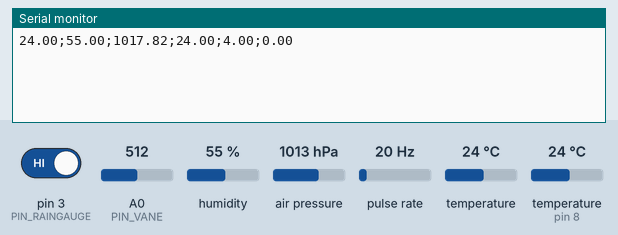
Simulated run of this sketch. Board: Arduino Uno, built with avr-gcc and run on an emulated ATmega328P. Parts: the last lines printed to the serial monitor. Wiring (inferred from the names in the program): pulse sensor: data pin 2. The inputs (shaded band) are chosen by the test bench; at power-on: humidity 55 %, air pressure 1013 hPa, pulse rate 20 Hz, A0 (PIN_VANE) = 512, pin 3 (PIN_RAINGAUGE) HIGH, temperature (sensor on pin 8) 24 °C, temperature 24 °C.

Above: at 1.2 s.
1.3 s: humidity set to 22 %
At 2.6 s:
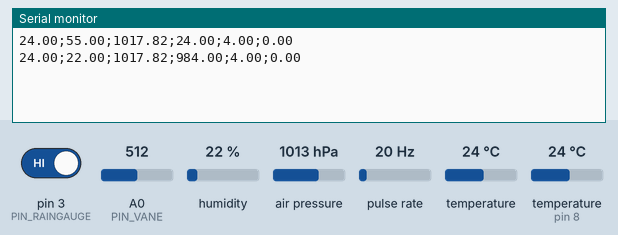
2.8 s: air pressure set to 952 hPa
At 4.2 s:
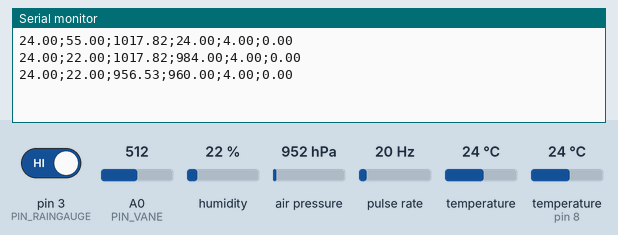
4.3 s: pulse rate (sensor on pin 2) set to 4 Hz
5.8 s: A0 (PIN_VANE) set to 716
At 7.0 s:
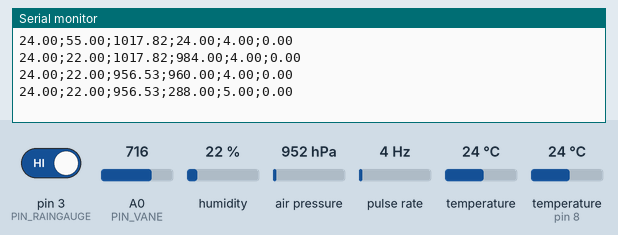
7.3 s: pin 3 (PIN_RAINGAUGE) driven LOW
At 8.6 s:
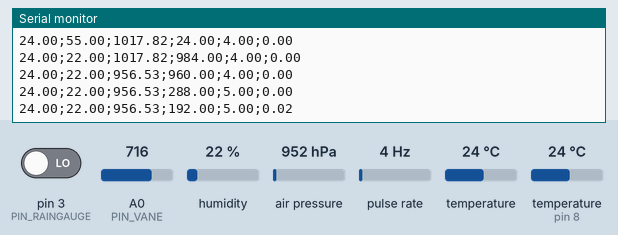
8.8 s: temperature (sensor on pin 8) set to 12 °C
At 10.7 s:
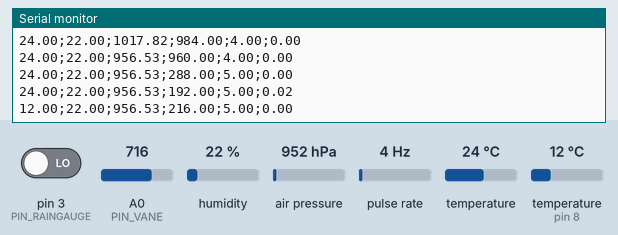
Timing chart, 0 to 11.3 s (numbered marks = the images above; inputs shaded):
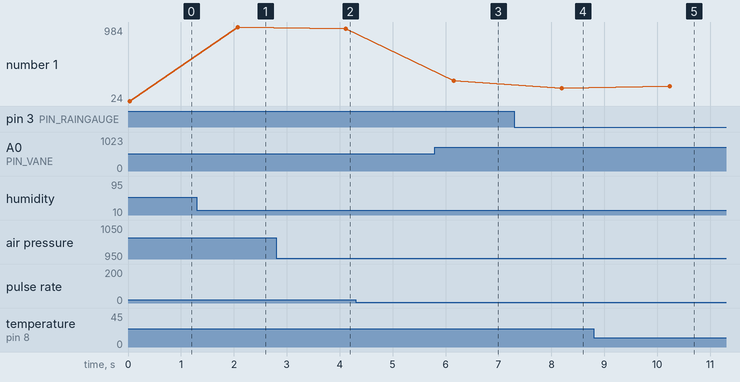

The sketch:

DaWeather_ArduinoProg.ino
```cpp
#include <LiquidCrystal.h>   // Importation de la librairie de l'ecran LCD
#include <SFE_BMP180.h>     // Importation de la librairie du capteur BMP180 (humidite et temperature)
#include <dht.h>           // Importation de la librairie du capteur DHT (pression atmospherique)
#include <Wire.h>         // Importation de la librairie des connecteurs de l'Arduino pour le capteurs de pression

#define DHT22_PIN       8      // Pin Digital 8 - Pression
#define PIN_ANEMOMETER  2      // Pin Digital 2 - Anemometre
#define PIN_RAINGAUGE   3      // Pin Digital 3 - Pluviometre
#define PIN_VANE        0      // Pin Analog 0 - Direction du vent

#define ALTITUDE 40.00         // Definition de l'altitude pour calcul de la pression atmospherique

// Definition des constantes necessaires aux calculs des valeurs meteorologiques
#define MSECS_CALC_WIND_SPEED 1000
#define MSECS_CALC_WIND_DIR   1000
#define MSECS_CALC_RAIN_FALL  1000

#define uint  unsigned int
#define ulong unsigned long

volatile int numRevsAnemometer = 0; // Incremented in the interrupt
volatile int numDropsRainGauge = 0; // Incremented in the interrupt
ulong nextCalcSpeed;                // When we next calc the wind speed
ulong nextCalcDir;                  // When we next calc the direction
ulong nextCalcRain;                 // When we next calc the rain drop
ulong time;                         // Millis() at each start of loop().

// ADC readings:
#define NUMDIRS 8
ulong   adc[NUMDIRS] = {26, 45, 77, 118, 161, 196, 220, 256};

// Definition des directions du vent en fonction de la valeur trouvee
char *strVals[NUMDIRS] = {"W","NW","N","SW","NE","S","SE","E"};
byte dirOffset=0;

// Declaration des variables utiles aux capteurs
dht DHT;
SFE_BMP180 pressure;

double baseline; // baseline pressure

//const int switchPin = 6;
int switchState = 0;
int prevSwitchState = 0;
int reply;

char status;
double T,P,p0,a;

//
// Initialization
//
void setup() {
  Serial.begin(9600);
  attachInterrupt(0, countAnemometer, FALLING);
  attachInterrupt(1, countRainGauge, FALLING);
}

//
// Main loop
//
void loop() {
  float windSpeed;
  float windDirect;
  float rain;
  float pre;
  int chk = DHT.read22(DHT22_PIN);

  // Calculating the speed and wind direction + rain + pressure
  pre = pression();
  windSpeed = calcWindSpeed();
  windDirect = calcWindDir();
  rain = calcRainFall();

  // Envoi des données sur le port USB
  Serial.print(DHT.temperature);
  Serial.print(";");
  Serial.print(DHT.humidity);
  Serial.print(";");
  Serial.print(pre);
  Serial.print(";");
  Serial.print(windSpeed);
  Serial.print(";");
  Serial.print(windDirect);
  Serial.print(";");
  Serial.print(rain);
  Serial.println();

  // Délai de 2 secondes
  delay(2000);
}


//=======================================================
// Calcul de la pression
//=======================================================
double pression(){
  pressure.begin();
  status = pressure.startTemperature();
  if (status != 0)
  {
    delay(status);
    status = pressure.getTemperature(T); // calculating the temperature
    if (status != 0)
    {
      status = pressure.startPressure(3);
      if (status != 0)
      {
        // Wait for the measurement to complete:
        delay(status);
        status = pressure.getPressure(P,T);
        if (status != 0)
        {
          p0 = pressure.sealevel(P,ALTITUDE); // calculating the pressure with sealevel and altitude
          a = pressure.altitude(P,p0); // retrieving the actual altitude with the pressure
        }
        else Serial.println("error retrieving pressure measurement\n");
      }
      else Serial.println("error starting pressure measurement\n");
    }
    else Serial.println("error retrieving temperature measurement\n");
  }
  else Serial.println("error starting temperature measurement\n");

  return p0;
}

//=======================================================
// Interrupt handler for anemometer. Called each time the reed
// switch triggers (one revolution).
//=======================================================
void countAnemometer() {
   numRevsAnemometer++;
}

//=======================================================
// Interrupt handler for rain gauge. Called each time the reed
// switch triggers (one drop).
//=======================================================
void countRainGauge() {
   numDropsRainGauge++;
}

//=======================================================
// Calcul de la direction du vent
//=======================================================
float calcWindDir() {
   int val;
   byte x, reading;
   float result;

   val = analogRead(PIN_VANE);
   val >>=2;      // Shift to 255 range
   reading = val;

   for (x=0; x<NUMDIRS; x++) {
      if (adc[x] >= reading)
         break;
   }
   x = (x + dirOffset) % 8;   // Adjust for orientation
   result = x;
   return result;
}


//=======================================================
// Calcul de la vitesse du vent
// 1 rev/sec = 1.492 mph = 2.40114125 kph
//=======================================================
float calcWindSpeed() {
   int x, iSpeed;
   // This will produce kph * 10
   long speed = 24011;
   speed *= numRevsAnemometer;

   speed /= MSECS_CALC_WIND_SPEED;
   iSpeed = speed;      // Need this for formatting below
   x = iSpeed / 10;
   x = iSpeed % 10;

   numRevsAnemometer = 0;        // Reset counter

   return iSpeed;
}

//=======================================================
// Calcul de la pluviometrie
// 1 bucket = 0.2794 mm
//=======================================================
float calcRainFall() {
   int x, iVol;
   float result;

   // This will produce mm * 10000
   long vol = 2794; // 0.2794 mm
   vol *= numDropsRainGauge;

   vol /= MSECS_CALC_RAIN_FALL;
   iVol = vol;         // Need this for formatting below

   x = iVol / 10000;
   x = iVol % 10000;

   result = x;
   result = result / 100;

   numDropsRainGauge = 0;        // Reset counter

   return result;
}
```

Measured:
- after the input at 1.3 s, the serial monitor: prints a new line after 0.78 s (image 1)
- after the input at 2.8 s, the serial monitor: prints a new line after 1.3 s (image 2)
- after the input at 5.8 s, the serial monitor: prints a new line after 0.36 s (image 3)
- after the input at 7.3 s, the serial monitor: prints a new line after 0.90 s (image 4)
- after the input at 8.8 s, the serial monitor: prints a new line after 1.4 s (image 5)
